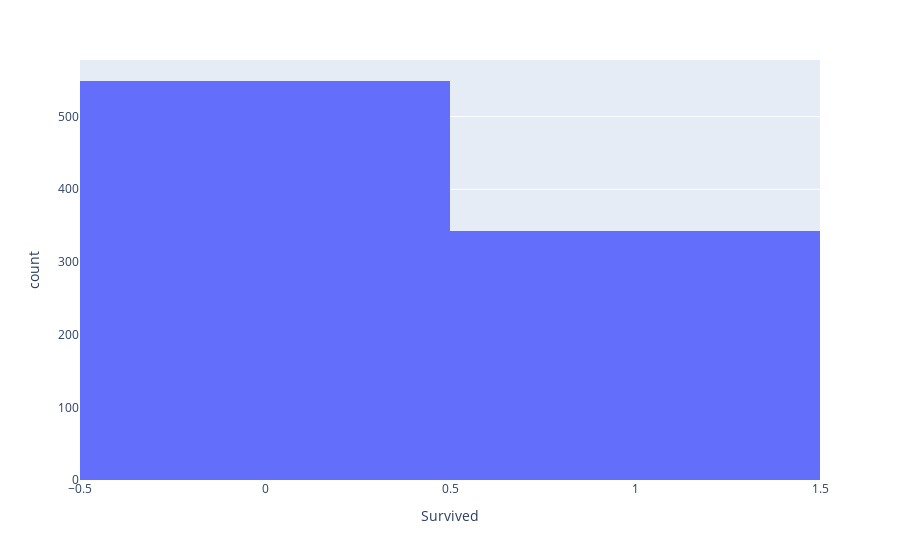

Notebook code cell kept with this figure:
### Markdown cell above
### Step 7. How many people survived?

### Code cell
fig3 = px.histogram(data_frame=df_titanic,x='Survived')
fig3.show()

### Figure 1 — Plotly figure (JSON) as saved in the notebook; plotly's stock layout.template omitted (floating-point values rounded to 4 significant figures; data arrays with more than 128 entries replaced by an {"elided": "..."} marker saying what was removed)
{"data": [{"alignmentgroup": "True", "bingroup": "x", "hovertemplate": "Survived=%{x}<br>count=%{y}<extra></extra>", "legendgroup": "", "marker": {"color": "#636efa", "pattern": {"shape": ""}}, "name": "", "offsetgroup": "", "orientation": "v", "showlegend": false, "type": "histogram", "x": {"elided": "891 int values"}, "xaxis": "x", "yaxis": "y"}], "layout": {"autosize": true, "barmode": "relative", "legend": {"tracegroupgap": 0}, "margin": {"t": 60}, "xaxis": {"anchor": "y", "autorange": true, "domain": [0, 1], "range": [-0.5, 1.5], "title": {"text": "Survived"}, "type": "linear"}, "yaxis": {"anchor": "x", "autorange": true, "domain": [0, 1], "range": [0, 577.9], "title": {"text": "count"}}}}
